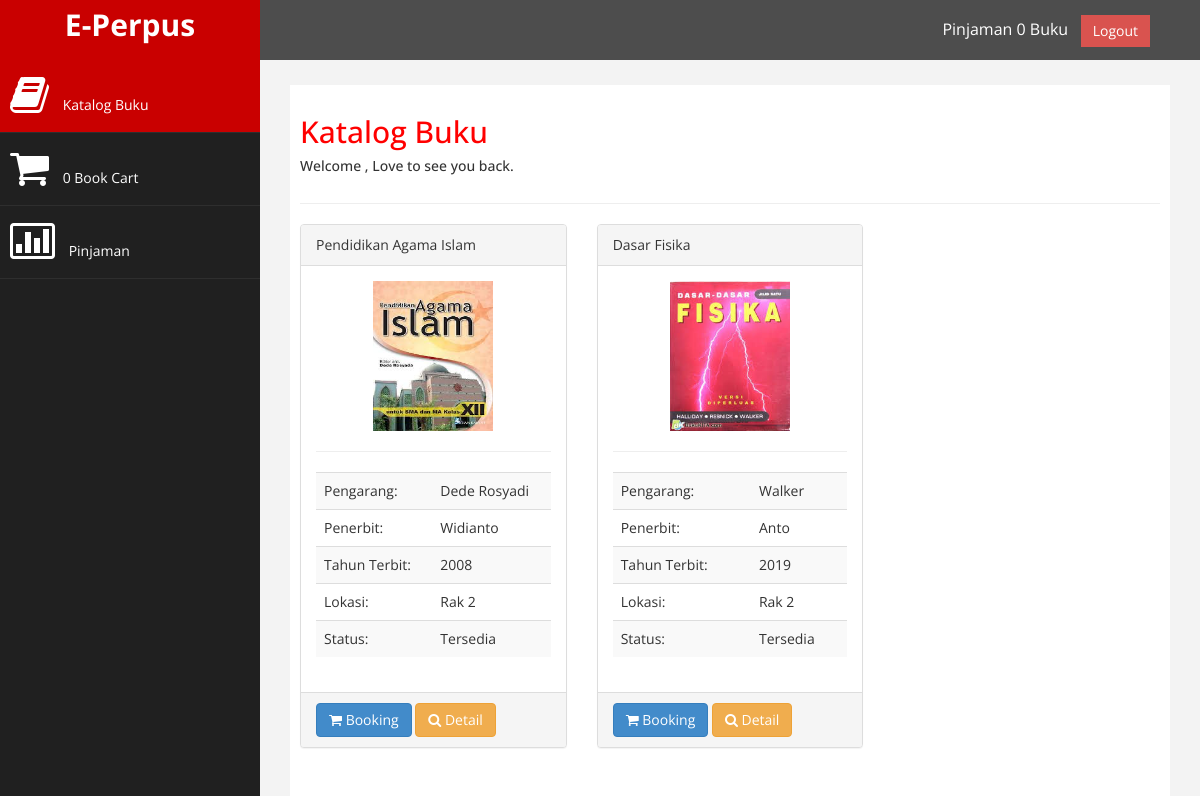
Page /AdmAnggota on the committed database.
### tables this page shows
CREATE TABLE `buku` (
  `Id_Buku` int(11) NOT NULL,
  `Id_Kategori` int(11) DEFAULT NULL,
  `JudulBuku` varchar(50) DEFAULT NULL,
  `Pengarang` varchar(35) DEFAULT NULL,
  `Thn_Terbit` year(4) DEFAULT NULL,
  `penerbit` varchar(50) DEFAULT NULL,
  `Isbn` varchar(25) DEFAULT NULL,
  `Jumlah` int(11) DEFAULT NULL,
  `Lokasi` enum('Rak 1','Rak 2','Rak 3','Rak 4') DEFAULT NULL,
  `Gambar` varchar(255) DEFAULT NULL,
  `Tgl_Input` date DEFAULT NULL
);

### application/controllers/AdmAnggota.php (called while the page is built, shortened)
<?php
class AdmAnggota extends CI_Controller {
	function index(){
		$data['katalog']=$this->M_DB->get_data('buku')->result();
		$this->load->view('Anggota/Header');
		$this->load->view('Anggota/Dashboard',$data);
		$this->load->view('Anggota/Footer');
	}
}

### index.php (called while the page is built, shortened)
<?php
require_once BASEPATH.'core/CodeIgniter.php';

### application/models/M_DB.php (called while the page is built, shortened)
<?php
class M_DB extends CI_Model{
	function edit_data($where,$table){
		return $this->db->get_where($table,$where);
	}
	function get_data($table){
		return $this->db->get($table);
	}
}

### application/views/Anggota/Dashboard.php (the view, shortened to what this page needs)
<div id="page-wrapper" >
	<div id="page-inner">
		<div class="row">
			<div class="col-md-12">
				<h2>Katalog Buku</h2>
				<h5>Welcome <?php echo $this->session->userdata('nama'); ?> , Love to see you back. </h5>
			</div>
		</div>
		<hr />
		<div class="row">
			<?php
			foreach ($katalog as $row){
				$id = $row->Id_Buku;
				?>
				<div class="col-md-4 col-sm-4">
					<div class="panel panel-default">
						<div class="panel-heading">
							<?php echo $row->JudulBuku ;?>
						</div>
						<div class="panel-body">
							<center>
								<img src="<?php echo base_url().'/assets/upload/'.$row->Gambar; ?>" style="max-width:100%; max-height: 100%; height: 150px; width: 120px">
							</center><hr/>
							<table class="table table-striped">
								<tr>
									<td>Pengarang:</td>
									<td><?php echo $row->Pengarang ; ?></td>
								</tr>
								<tr>
									<td>Penerbit:</td>
									<td><?php echo $row->penerbit ; ?></td>
								</tr>
								<tr>
									<td>Tahun Terbit:</td>
									<td><?php echo $row->Thn_Terbit ; ?></td>
								</tr>
								<tr>
									<td>Lokasi:</td>
									<td><?php echo $row->Lokasi ; ?></td>
								</tr>
								<tr>
									<td>Status:</td>
									<?php
									$Cek = $this->M_DB->edit_data(array('Id_Buku'=>$row->Id_Buku),'transaksi')->num_rows();
									if ($Cek < $row->Jumlah) { ?>
										<td>Tersedia</td>
									<?php }else{ ?>
										<td>Dipinjam</td>
									<?php } ?>
								</tr>
							</table>
						</div>
						<div class="panel-footer">
							<a href="<?php echo base_url('AdmAnggota/InputBuku/').$id; ?>" class="btn btn-primary btn-md"><i class="fa fa-shopping-cart"></i> Booking</a>
							<button class="btn btn-warning btn-md" data-toggle="modal" data-target="#Detail<?php echo $id;?>" title="Detail"><i class="fa fa-search"></i> Detail</button>
						</div>
					</div>
				</div>
			<?php } ?>
		</div>
	</div>
</div>
</div>

### assets/css/custom.css (style rules this page uses)
body { font-family: 'Open Sans', sans-serif; }
#page-wrapper { padding: 15px 15px; min-height: 600px; background:#F3F3F3; }
#page-inner { width:100%; margin:10px 20px 10px 0px; background-color:#fff!important; padding:10px; min-height:1200px; }
h2 { color: #f00; }
@media (min-width:768px) { #page-wrapper { margin: 0 0 0 260px; padding: 15px 30px; min-height: 1200px; } }

### rows in the picture
buku: JudulBuku "Pendidikan Agama Islam", Gambar (picture), Pengarang "Dede Rosyadi", penerbit "Widianto", Thn_Terbit "2008", Lokasi "Rak 2", Jumlah "Tersedia"
buku: JudulBuku "Dasar Fisika", Gambar (picture), Pengarang "Walker", penerbit "Anto", Thn_Terbit "2019", Lokasi "Rak 2", Jumlah "Tersedia"
